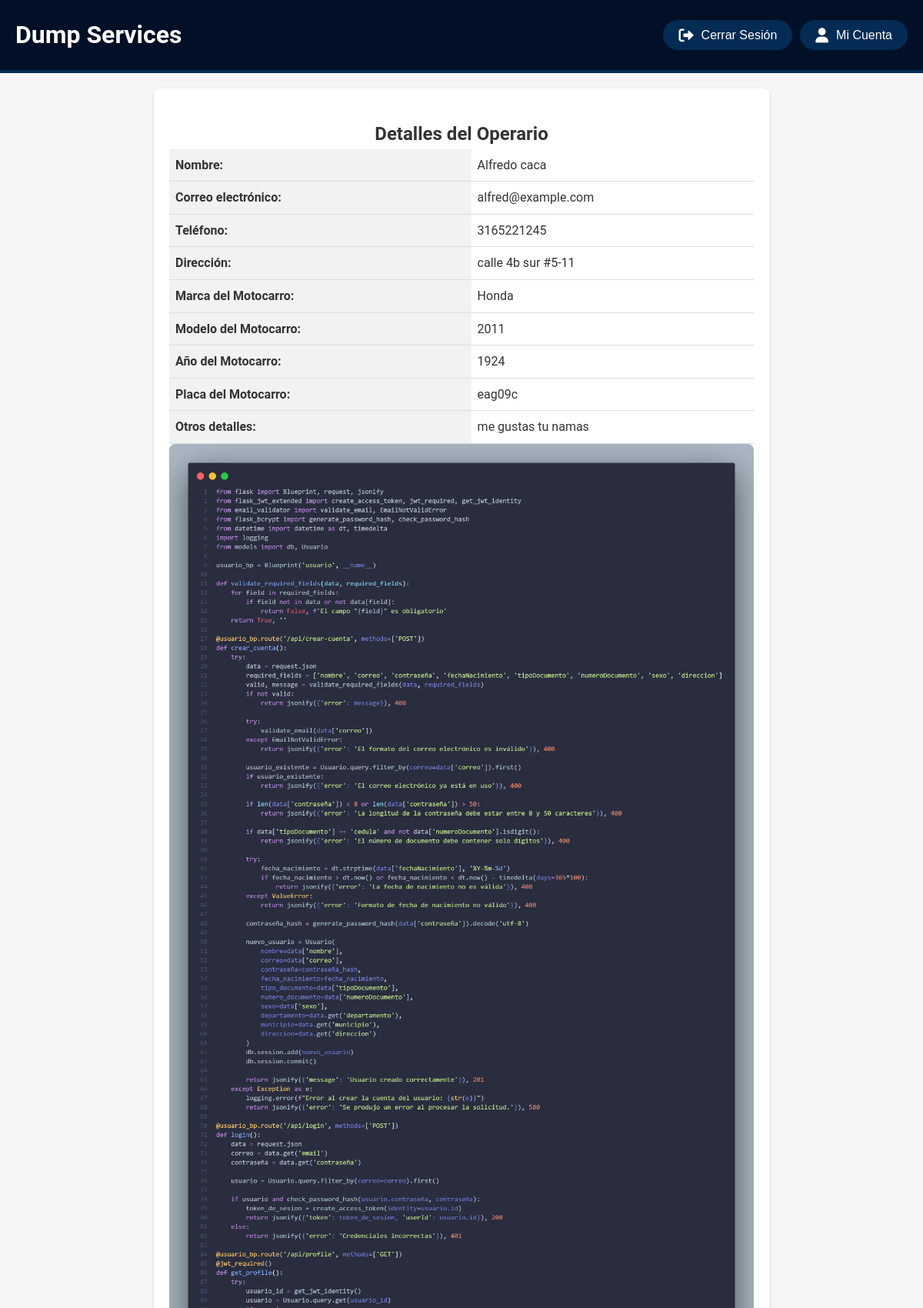
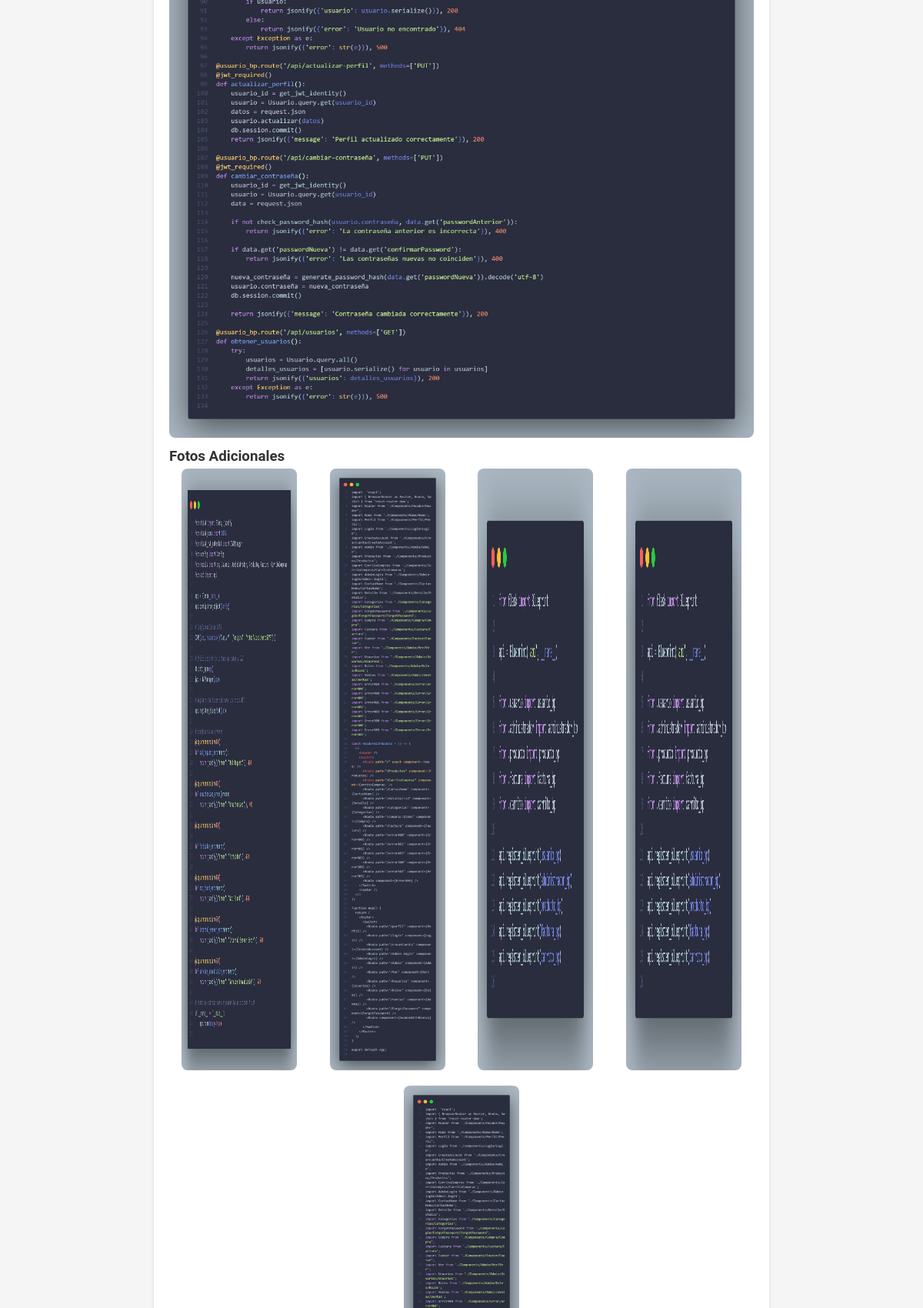
Page /solicitar_operario.php?id_operario=5 (signed in, upper part) on the committed database (2 pictures, top to bottom).
### tables this page shows
CREATE TABLE `operarios` (
  `id_operario` int(11) NOT NULL,
  `id_usuario` int(11) DEFAULT NULL,
  `marca_motocarro` varchar(100) DEFAULT NULL,
  `modelo_motocarro` varchar(100) DEFAULT NULL,
  `año_motocarro` int(11) DEFAULT NULL,
  `placa_motocarro` varchar(20) DEFAULT NULL,
  `foto_motocarro` varchar(255) DEFAULT NULL,
  `foto_2` varchar(255) DEFAULT NULL,
  `foto_3` varchar(255) DEFAULT NULL,
  `foto_4` varchar(255) DEFAULT NULL,
  `foto_5` varchar(255) DEFAULT NULL,
  `foto_6` varchar(255) DEFAULT NULL,
  `foto_7` varchar(255) DEFAULT NULL,
  `foto_8` varchar(255) DEFAULT NULL,
  `foto_9` varchar(255) DEFAULT NULL,
  `foto_10` varchar(255) DEFAULT NULL,
  `direccion_domicilio` varchar(255) DEFAULT NULL,
  `certificado_antecedentes_judiciales` varchar(255) DEFAULT NULL,
  `certificado_seguridad_social` varchar(255) DEFAULT NULL,
  `licencia_conduccion` varchar(50) DEFAULT NULL,
  `seguro_vehiculo` varchar(255) DEFAULT NULL,
  `calificacion` int(11) DEFAULT NULL,
  `otros_detalles` text DEFAULT NULL
);

CREATE TABLE `usuarios` (
  `id` int(11) NOT NULL,
  `nombre` varchar(50) NOT NULL,
  `apellidos` varchar(50) NOT NULL,
  `fecha_nacimiento` date NOT NULL,
  `tipo_documento` enum('cc','ce') NOT NULL,
  `numero_documento` varchar(20) NOT NULL,
  `correo` varchar(100) NOT NULL,
  `rol` enum('administrador','operador_logistico','solicitante_transporte') NOT NULL,
  `contrasena` varchar(255) NOT NULL,
  `telefono` varchar(20) DEFAULT NULL
);

### solicitar_operario.php (the view, shortened to what this page needs)
<?php
include 'conexion.php';
include 'header.php';
$id_operario = $_GET['id_operario'];
$sql_operario = "SELECT
    usuarios.nombre,
    usuarios.apellidos,
    usuarios.correo,
    usuarios.telefono,
    operarios.direccion_domicilio,
    operarios.marca_motocarro,
    operarios.modelo_motocarro,
    operarios.año_motocarro,
    operarios.placa_motocarro,
    operarios.foto_motocarro,
    operarios.foto_2,
    operarios.foto_3,
    operarios.foto_4,
    operarios.foto_5,
    operarios.foto_6,
    operarios.foto_7,
    operarios.foto_8,
    operarios.foto_9,
    operarios.foto_10,
    operarios.otros_detalles
FROM operarios
JOIN usuarios ON operarios.id_usuario = usuarios.id
WHERE operarios.id_operario = $id_operario";
$resultado_operario = mysqli_query($conn, $sql_operario);
if ($resultado_operario) {
    if (mysqli_num_rows($resultado_operario) > 0) {
        $operario = mysqli_fetch_assoc($resultado_operario);
?>
<!DOCTYPE html>
<html lang="es">
<head>
    <link rel='stylesheet' type='text/css' media='screen' href='css/solicitante.css'>
</head>
<body>
<div class="container">
    <div class="details">
        <h2>Detalles del Operario</h2>
        <table class="details-table">
            <tr>
                <th>Nombre:</th>
                <td><?php echo $operario['nombre'] . " " . $operario['apellidos']; ?></td>
            </tr>
            <tr>
                <th>Correo electrónico:</th>
                <td><?php echo $operario['correo']; ?></td>
            </tr>
            <tr>
                <th>Teléfono:</th>
                <td><?php echo $operario['telefono']; ?></td>
            </tr>
            <tr>
                <th>Dirección:</th>
                <td><?php echo $operario['direccion_domicilio']; ?></td>
            </tr>
            <tr>
                <th>Marca del Motocarro:</th>
                <td><?php echo $operario['marca_motocarro']; ?></td>
            </tr>
            <tr>
                <th>Modelo del Motocarro:</th>
                <td><?php echo $operario['modelo_motocarro']; ?></td>
            </tr>
            <tr>
                <th>Año del Motocarro:</th>
                <td><?php echo $operario['año_motocarro']; ?></td>
            </tr>
            <tr>
                <th>Placa del Motocarro:</th>
                <td><?php echo $operario['placa_motocarro']; ?></td>
            </tr>
            <tr>
                <th>Otros detalles:</th>
                <td><?php echo nl2br($operario['otros_detalles']); ?></td>
            </tr>
        </table>
        <img src="<?php echo $operario['foto_motocarro']; ?>" alt="Foto del Motocarro">
        <?php if ($operario['foto_2'] || $operario['foto_3'] || $operario['foto_4'] || $operario['foto_5'] || $operario['foto_6'] || $operario['foto_7'] || $operario['foto_8'] || $operario['foto_9'] || $operario['foto_10']) { ?>
        <h3>Fotos Adicionales</h3>
        <div class="additional-photos">
            <?php
            for ($i = 2; $i <= 10; $i++) {
                $foto = $operario['foto_' . $i];
                if ($foto) {
                    echo "<img src='" . $foto . "' alt='Foto adicional $i'>";
                }
            }
            ?>
        </div>
        <?php } ?>
    </div>
</div>
</body>
</html>
<?php
    } else {
        echo "No se encontraron detalles para este operario.";
    }
} else {
    echo "Error al obtener los detalles del operario: " . mysqli_error($conn);
}
?>

### css/solicitante.css (style rules this page uses)
:root { --primary-color: #032b53; --secondary-color: #064575; --background-color: #f2f2f2; --text-color: #333; --footer-background: #021027; --footer-text-color: #f2f2f2; --footer-link-hover-color: #ddd; --transition-speed: 0.3s; --font-family: 'Roboto', sans-serif; --input-background: #fff; --button-background: #032b53; --button-hover-background: #064575; --link-color: #064575; --error-color: #e74c3c; }
* { margin: 0; padding: 0; box-sizing: border-box; }
body { font-family: var(--font-family); background-color: var(--background-color); color: var(--text-color); line-height: 1.6; }
h2 { text-align: center; color: #333; }
.container { font-family: var(--font-family); background-color: #f5f5f5; margin: 0; padding: 0; display: flex; flex-direction: column; align-items: center; }
.container h2 { color: #333; margin-top: 20px; }
.details, .form-container { background-color: white; border-radius: 8px; box-shadow: 0 2px 5px rgba(0, 0, 0, 0.1); padding: 20px; margin: 20px; width: 80%; max-width: 800px; }
.details img { display: block; margin: 0 auto 10px auto; max-width: 100%; height: auto; border-radius: 8px; }
.additional-photos { display: flex; flex-wrap: wrap; justify-content: center; gap: 10px; }
.additional-photos img { max-width: 150px; height: auto; border-radius: 8px; }
.details-table { width: 100%; border-collapse: collapse; }
.details-table th, .details-table td { text-align: left; padding: 8px; border-bottom: 1px solid #ddd; }
.details-table th { background-color: #f2f2f2; }

### header.php (style rules this page uses)
:root { --primary-color: #032b53; --secondary-color: #064575; --background-color: #f2f2f2; --header-background: #021027; --header-shadow: rgba(0, 0, 0, 0.1); --header-border: #032b53; --text-color: #333; --button-border-radius: 50px; --transition-speed: 0.3s; }
* { margin: 0; padding: 0; box-sizing: border-box; }
body { font-family: 'Segoe UI', Tahoma, Geneva, Verdana, sans-serif; background-color: var(--background-color); color: var(--text-color); }

### rows in the picture
operarios: id_usuario.nombre "Alfredo", id_usuario.apellidos "caca", id_usuario.correo "alfred@example.com", id_usuario.telefono "3165221245", direccion_domicilio "calle 4b sur #5-11", marca_motocarro "Honda", modelo_motocarro "2011", año_motocarro "1924", placa_motocarro "eag09c", otros_detalles "me gustas tu namas", foto_motocarro (picture), foto_2 (picture), foto_3 (picture), foto_4 (picture), foto_5 (picture), foto_6 (picture)
